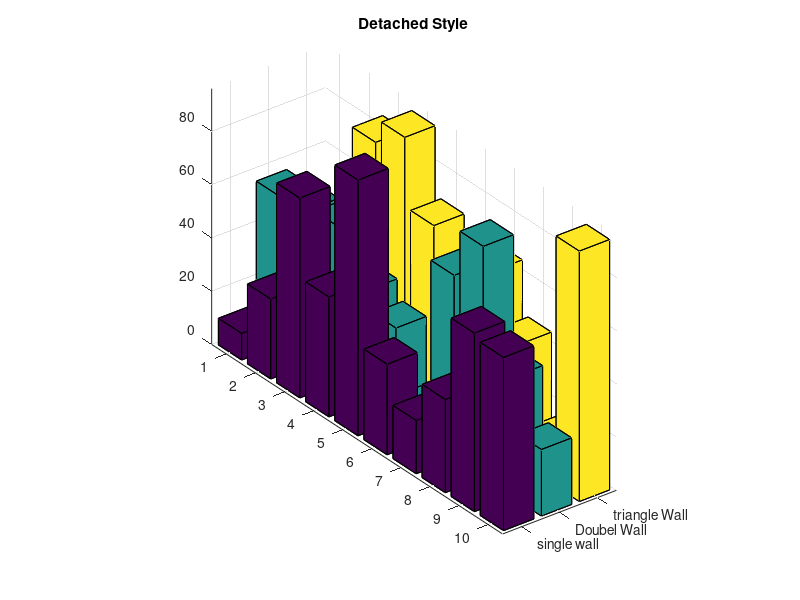

Write MATLAB code to recreate this figure.
clc
clear all
close all
%% 
Single=  [10 30 75 45 96 34 20 35 67 65];
Doubel=  [56 58 59 42 35 12 69 87 45 25];
triangle=[29 37 85 94 68 35 65 45 15 94];
Z=[Single;Doubel;triangle]';
figure
bar3(Z)
title('Detached Style')
set(gca,'XTickLabel',{'single wall','Doubel Wall','triangle Wall'},'XTickLabelRotation',320)
%%